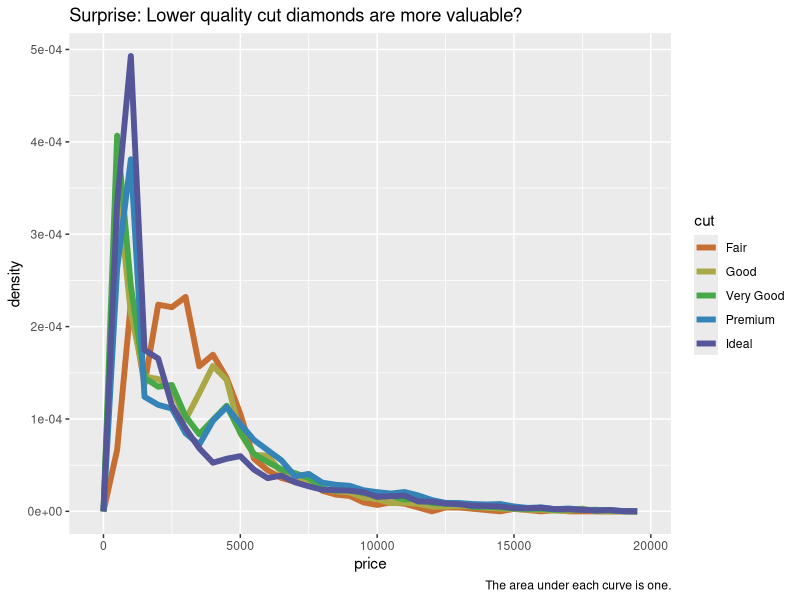
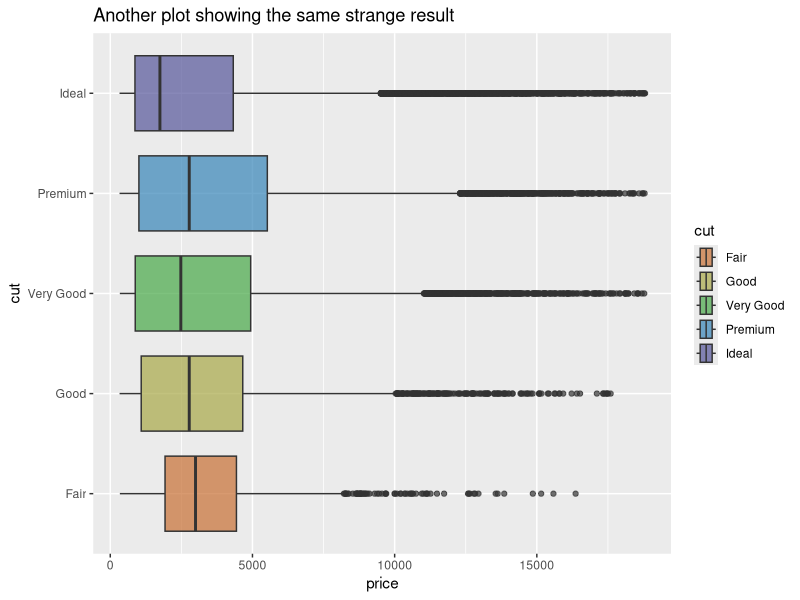
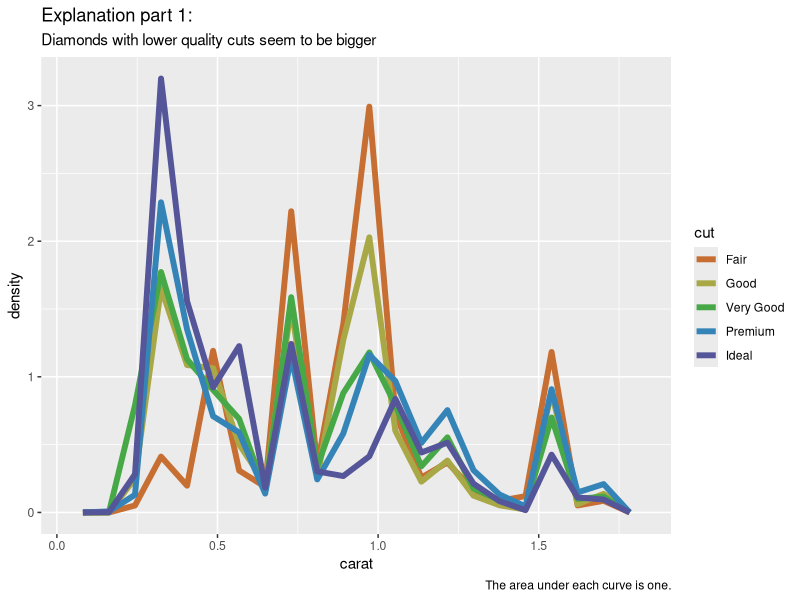
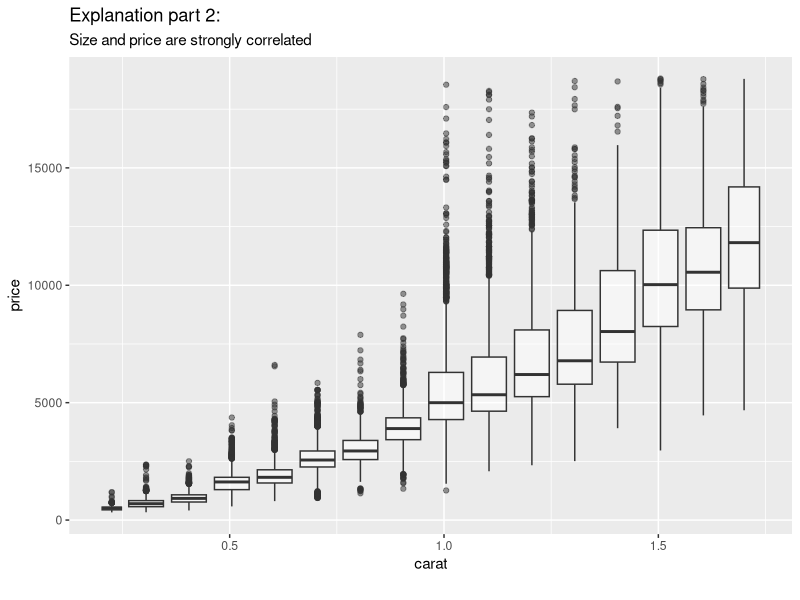
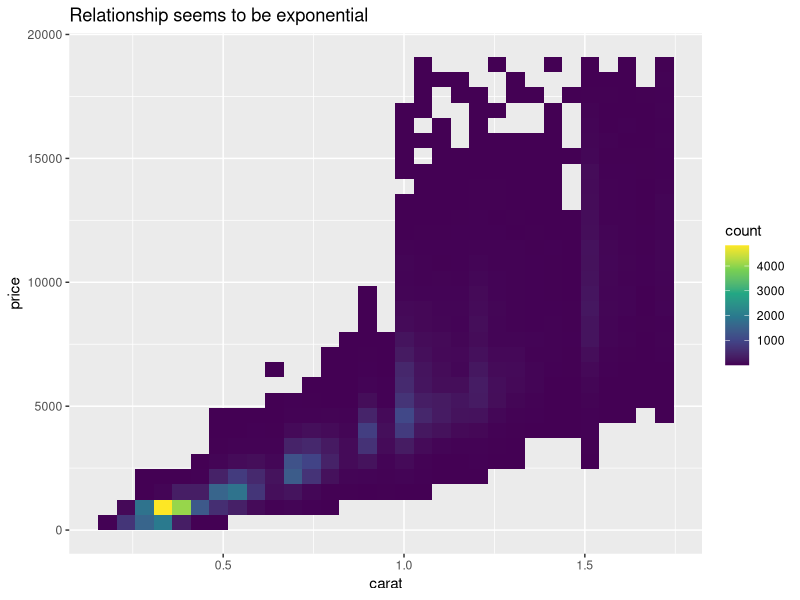
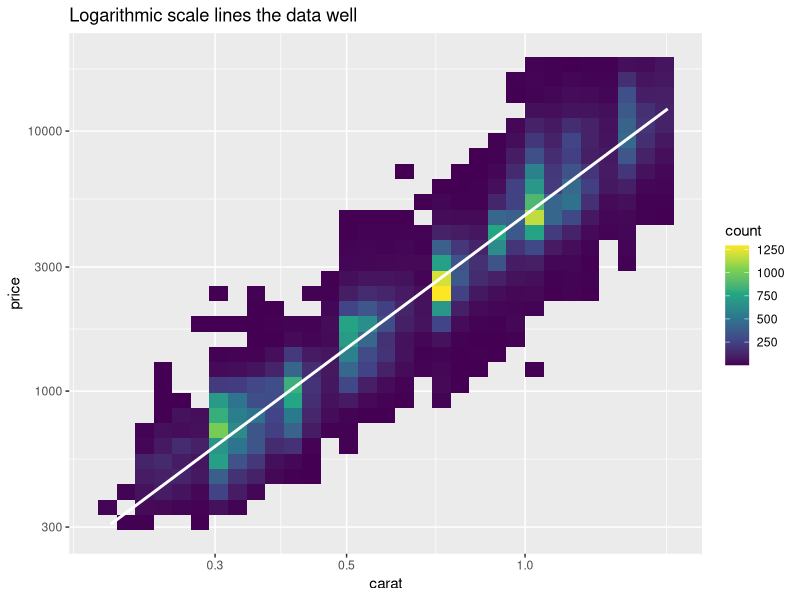
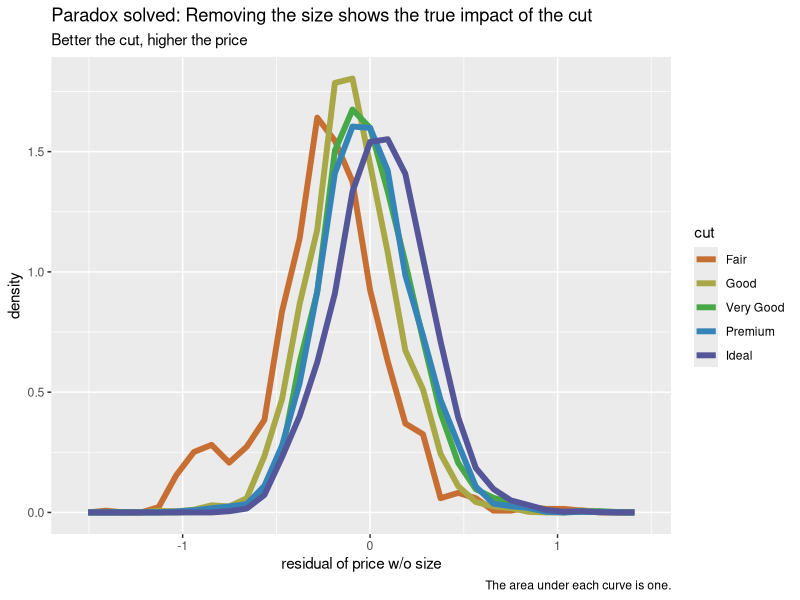
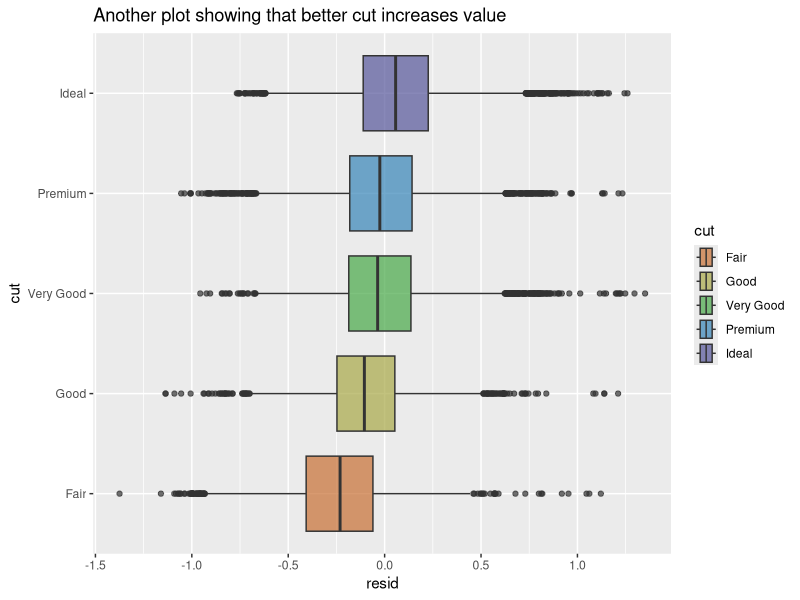

Reproduce these figures in R, in order.
## ---- chunk 1
knitr::opts_chunk$set(echo = TRUE)
## ---- chunk 2
library(tidyverse)
library(modelr)
library(knitr)

cut_colors = c("#C76E32", "#A8A846", "#46A846",
               "#3584B8", "#555599")
## ---- chunk 3
diamonds |>
  group_by(cut) |>
  slice_max(order_by = price, n = 2) |>
  kable()
## ---- chunk 4
d <- diamonds |>
  filter(carat < 1.75)

paste("Only", nrow(diamonds) - nrow(d), "rows were removed.")

## ---- chunk 5
d |>
  group_by(cut) |>
  slice_max(order_by = price, n = 2) |>
  kable()
## ---- chunk 6
ggplot(d, aes(price, after_stat(density), colour = cut)) +
  geom_freqpoly(binwidth = 500, size = 2) +
  scale_color_manual(values = cut_colors) +
  labs(title = "Surprise: Lower quality cut diamonds are more valuable?",
       caption = "The area under each curve is one.")
## ---- chunk 7
ggplot(d, mapping = aes(x = price, fill = cut))+
  geom_boxplot(aes(y = cut), alpha = 0.7) +
  scale_fill_manual(values = cut_colors) +
  labs(title = "Another plot showing the same strange result")
## ---- chunk 8
ggplot(d, aes(x = carat, y = after_stat(density))) +
  geom_freqpoly(aes(colour = cut), size = 2, bins = 20) +
  scale_color_manual(values = cut_colors) +
  labs(title = "Explanation part 1:",
       subtitle= "Diamonds with lower quality cuts seem to be bigger",
       caption = "The area under each curve is one.")
## ---- chunk 9
ggplot(d, aes(x = carat, y = price)) + 
  geom_boxplot(aes(group = cut_width(carat, 0.1)), alpha = 0.5) +
  labs(title = "Explanation part 2:",
       subtitle= "Size and price are strongly correlated",
       caption = "")
## ---- chunk 10
ggplot(d, aes(carat, price)) +
  geom_bin2d() +
  scale_fill_continuous(type = "viridis") +
  labs(title = "Relationship seems to be exponential")
## ---- chunk 11
ggplot(d, aes(carat, price)) +
  geom_bin2d() +
  scale_fill_continuous(type = "viridis") +
  geom_smooth(formula = y ~ x, method = "lm", color = "white") +
  scale_x_log10() + 
  scale_y_log10() +
  labs(title = "Logarithmic scale lines the data well")
## ---- chunk 12
model <- lm(log(price) ~ log(carat), d) 
paste0("Linear model for unmodified data gives R-squared of ",
      round(summary(lm(price ~ carat, d))$r.squared, 2),
      ", but the logarithmic data gives ",
      round(summary(model)$r.squared, 2),
      ".")
## ---- chunk 13
d |>
  lm(model, data = _) |>
  modelr::add_residuals(d, model = _) -> d
## ---- chunk 14
slope = summary(model)$coefficients[2]
intercept = summary(model)$coefficients[1]
paste0("The formula given by linear model is ",
       round(slope, 2),
       " * log(carat) + ",
       round(intercept, 2),
       " == log(price). It can explain ",
       round(summary(model)$r.squared[1]*100),
       " % of the variation of a diamond's price.")
## ---- chunk 15
d |>
  slice_min(abs(resid), n = 3, with_ties = FALSE) -> low_resids

d |>
  slice_max(abs(resid), n = 3, with_ties = FALSE) -> high_resids

different_resids <- bind_rows(low_resids, high_resids) |>
  arrange(abs(resid)) |>
  mutate(price_predicted_by_size = round(exp(slope * log(carat) + intercept))) |>
  mutate(resid = round(resid, 5)) |>
  select(carat:clarity, resid, price, price_predicted_by_size)

kable(different_resids)
  
## ---- chunk 16
tibble(residual = rep(c(1, 0.5, 0, -0.5, -1),2),
       carat = c(rep(0.5, 5), rep(1,5))) |>
  mutate(price =
           round(
           exp(residual) * #residual
           exp(slope * log(carat) + intercept) #size
           )) |>
  kable()
## ---- chunk 17
ggplot(d, aes(resid, after_stat(density), colour = cut)) +
  geom_freqpoly(bins = 30, size = 2) +
  scale_color_manual(values = cut_colors) +
  labs(title = "Paradox solved: Removing the size shows the true impact of the cut",
       subtitle = "Better the cut, higher the price",
       caption = "The area under each curve is one.",
       x = "residual of price w/o size")
## ---- chunk 18
ggplot(d, mapping = aes(x = resid, fill = cut))+
  geom_boxplot(aes(y = cut), alpha = 0.7) +
  scale_fill_manual(values = cut_colors) +
  labs(title = "Another plot showing that better cut increases value")
